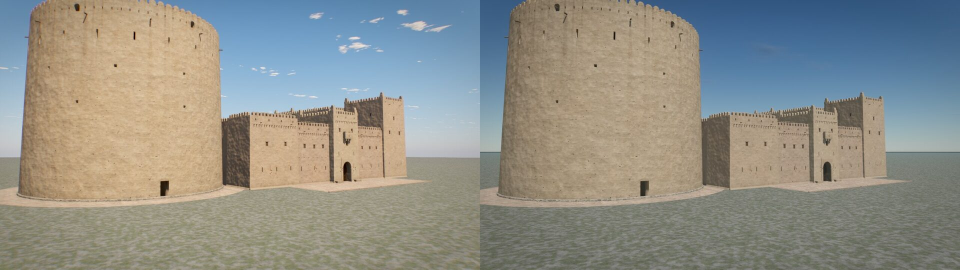
#> input picture examples/nizwa-probe/media/approach-1200.jpg, 1920 x 540 px (shown at 1/2 size)
$ python castmap.py ../../nizwa-probe/media/approach-1200.jpg
#> lines starting #> are read from the running program, lines starting #| are printed output that depends on the picture
# The share of pixels whose hue is magenta / pink (hue 285..345 deg, saturation over 0.12, value over 0.15) per
# image, and a map of them (pink pixels in their colour, the rest dark grey) next to the image.
#   python3 scripts/castmap.py out/dir/a.png [b.png ...] [--map out/dir]
import sys, colorsys, os
from PIL import Image

args = sys.argv[1:]
mapdir = None
if '--map' in args:
    i = args.index('--map'); mapdir = args[i + 1]; del args[i:i + 2]
for f in args:
    im = Image.open(f).convert('RGB'); w, h = im.size
#> further down, im is the input picture: PIL image 1920x540 RGB; mean R, G, B 143.7, 144.2, 136.8
#> after `w, h = im.size`: w = 1920; h = 540
    small = im.resize((w // 4, h // 4)); px = list(small.getdata())
#> after `small = im.resize((w // 4, h // 4))`:
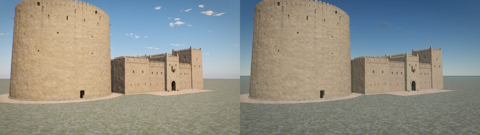
#> small: PIL image 480x135 RGB; mean R, G, B 143.7, 144.2, 136.8
#> after `px = list(small.getdata())`: px = 64800 items
    out = Image.new('RGB', small.size); op = []
#> after `out = Image.new('RGB', small.size)`: out: PIL image 480x135 RGB; every value is 0
    n = 0
    for (r, g, b) in px:
        hh, s, v = colorsys.rgb_to_hsv(r / 255, g / 255, b / 255)
        pink = 285 / 360 <= hh <= 345 / 360 and s > 0.12 and v > 0.15
        n += pink
        y = int(0.2126 * r + 0.7152 * g + 0.0722 * b) // 3
        op.append((r, g, b) if pink else (y, y, y))
#> this loop made 64800 passes
#> (r, g, b, hh, s, v, y) on passes 1 to 3: (95, 134, 167, 0.576, 0.431, 0.655, 42), (95, 134, 167, 0.576, 0.431, 0.655, 42), (94, 133, 166, 0.576, 0.434, 0.651, 42)
#> after the loop, n = 1; op = 64800 items
    out.putdata(op)
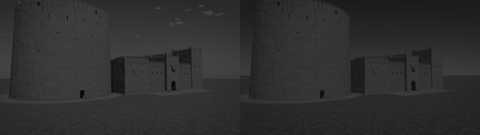
#> out: PIL image 480x135 RGB; mean R, G, B 47.4, 47.4, 47.4
    print(f'{os.path.basename(f)}: magenta/pink pixels {100 * n / len(px):.2f} %')
#| approach-1200.jpg: magenta/pink pixels 0.00 %
    if mapdir:
        os.makedirs(mapdir, exist_ok=True)
        s2 = Image.new('RGB', (small.size[0] * 2, small.size[1])); s2.paste(small, (0, 0)); s2.paste(out, (small.size[0], 0))
        s2.save(os.path.join(mapdir, 'pink-' + os.path.basename(f)))

$ run again, on examples/nizwa-probe/media/crown-1700.jpg
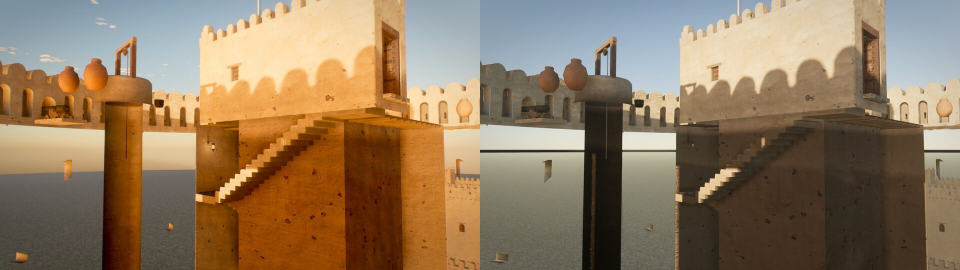
#> input picture examples/nizwa-probe/media/crown-1700.jpg, 1920 x 540 px (shown at 1/2 size)
#> im is the input picture: PIL image 1920x540 RGB; mean R, G, B 145.4, 122.3, 95.2
#> `small = im.resize((w // 4, h // 4))`:
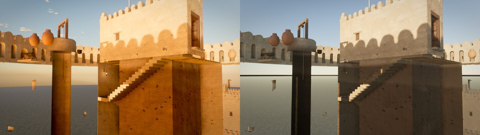
#> small: PIL image 480x135 RGB; mean R, G, B 145.4, 122.3, 95.2
#> px = 64800 items
#> the loop `for (r, g, b) in px:` made 64800 passes
#> (r, g, b, hh, s, v, y) on passes 1 to 3: (123, 144, 161, 0.575, 0.236, 0.631, 46), (123, 144, 161, 0.575, 0.236, 0.631, 46), (123, 144, 161, 0.575, 0.236, 0.631, 46)
#> after the loop `for (r, g, b) in px:`: n = 0; op = 64800 items
#> `out.putdata(op)`:
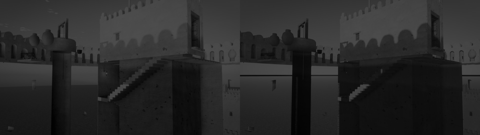
#> out: PIL image 480x135 RGB; min 1, max 78, mean 41.2
#| crown-1700.jpg: magenta/pink pixels 0.00 %

$ run again, on examples/nizwa-probe/media/gate-1700.jpg
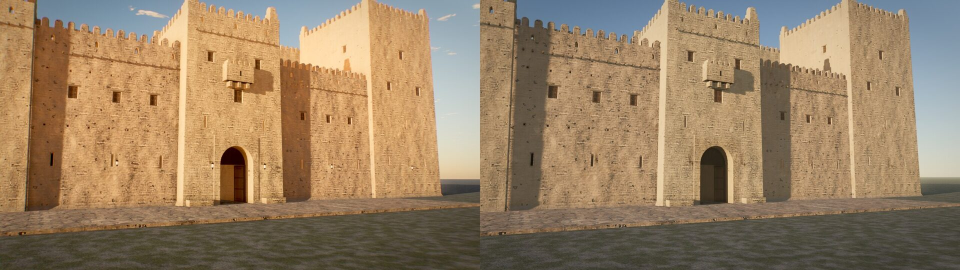
#> input picture examples/nizwa-probe/media/gate-1700.jpg, 1920 x 540 px (shown at 1/2 size)
#> im is the input picture: PIL image 1920x540 RGB; mean R, G, B 153.4, 129.4, 100.2
#> `small = im.resize((w // 4, h // 4))`:
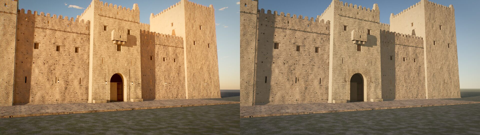
#> small: PIL image 480x135 RGB; mean R, G, B 153.4, 129.4, 100.2
#> px = 64800 items
#> the loop `for (r, g, b) in px:` made 64800 passes
#> (r, g, b, hh, s, v, y) on passes 1 to 3: (164, 127, 85, 0.0886, 0.482, 0.643, 43), (168, 125, 78, 0.087, 0.536, 0.659, 43), (171, 125, 80, 0.0824, 0.532, 0.671, 43)
#> after the loop `for (r, g, b) in px:`: n = 1; op = 64800 items
#> `out.putdata(op)`:
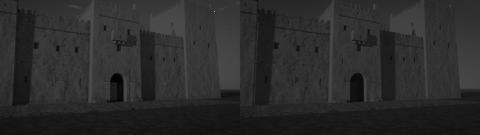
#> out: PIL image 480x135 RGB; mean R, G, B 43.6, 43.6, 43.6
#| gate-1700.jpg: magenta/pink pixels 0.00 %
